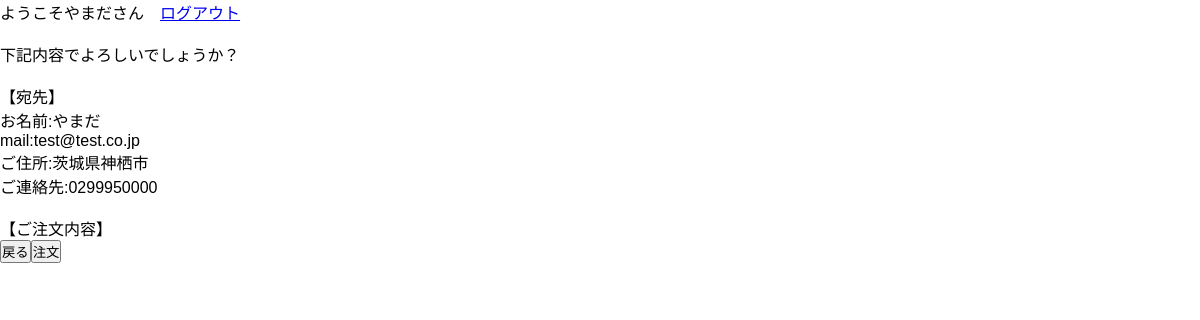
The app's page /shop/shop_form_check.php (signed in) with its own data.
### tables this page shows
CREATE TABLE `menber` (
  `code` int(11) NOT NULL,
  `name` varchar(30) NOT NULL,
  `email` varchar(50) NOT NULL,
  `address` varchar(50) NOT NULL,
  `tel` varchar(20) NOT NULL,
  `password` varchar(32) NOT NULL
);

### shop/shop_form_check.php (the view, shortened to what this page needs)
<?php
    if(isset($_SESSION["menber_login"]) === true) {
    print $_SESSION["menber_name"];
    print "さん　";
    print "<a href='../menber_login/menber_logout.php'>ログアウト</a>";
    }
?>
<!DOCTYPE html>
<html lang="ja">
<head>
<link rel="stylesheet" href="../style.css">
</head>
<body>
<?php
    try {
$menber_code = $_SESSION["menber_code"];
$dsn = "mysql:host=localhost;dbname=shop;charset=utf8";
$user = "root";
$password = "";
$dbh = new PDO($dsn, $user, $password);
$dbh -> setAttribute(PDO::ATTR_ERRMODE, PDO::ERRMODE_EXCEPTION);
$sql = "SELECT name, email, address, tel FROM menber WHERE code=?";
$stmt = $dbh -> prepare($sql);
$data[] = $menber_code;
$stmt -> execute($data);
$rec = $stmt -> fetch(PDO::FETCH_ASSOC);
print "下記内容でよろしいでしょうか？<br><br>";
print "【宛先】<br>";
print "お名前:".$rec['name']."<br>";
print "mail:".$rec['email']."<br>";
print "ご住所:".$rec['address']."<br>";
print "ご連絡先:".$rec['tel']."<br><br>";
print "【ご注文内容】<br>";
print "<form action='shop_form_done.php' method='post'>";
print "<input type='button' onclick='history.back()' value='戻る'>";
print "<input type='submit' value='注文'>";
print "</form>";
}
catch(Exception $e) {
    print "只今障害が発生しております。<br><br>";
    print "<a href='../staff_login/staff_login.php'>ログイン画面へ</a>";
}
?>
</body>
</html>

### style.css (style rules this page uses)
* { margin: 0px; padding: 0px; }
body { font-family: 'Exo', sans-serif; }

### records on screen
menber: name "やまだ", email "test@test.co.jp", address "茨城県神栖市", tel "0299950000"

### other values on screen
$_SESSION["menber_name"] "やまだ"
